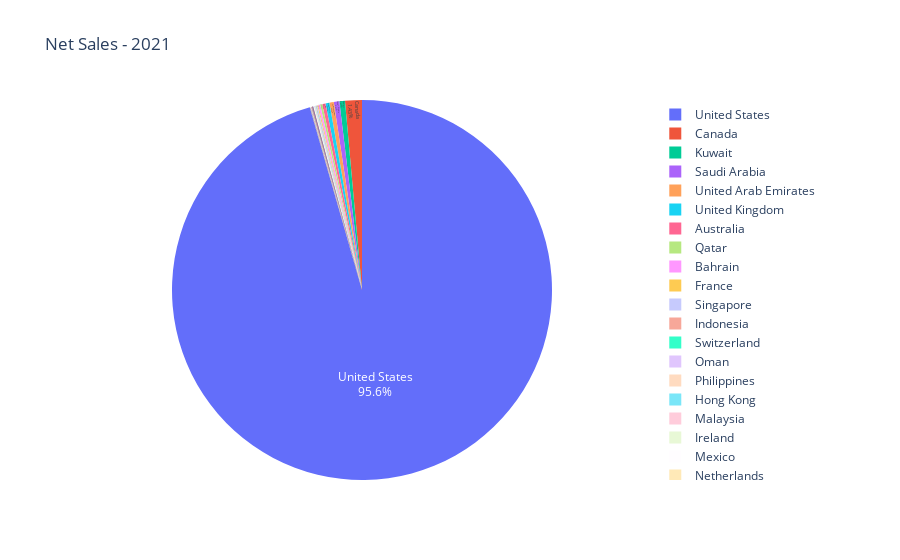

Notebook code for this chart:
### Code cell
# Plotly pie chart - net sales by "country" column value - 2021
fig_sales_country_2021 = px.pie(per_country_sales_2021_df, names="country", values="net_sales", title="Net Sales - 2021",
    labels={"country" : 'Country', "net_sales" :'Sales in $'})
fig_sales_country_2021.update_traces(textposition='inside', textinfo='percent+label')

fig_sales_country_2021.show()

### Figure 1 — Plotly figure (JSON) as saved in the notebook; plotly's stock layout.template omitted (floating-point values rounded to 4 significant figures)
{"data": [{"domain": {"x": [0, 1], "y": [0, 1]}, "hovertemplate": "Country=%{label}<br>Sales in $=%{value}<extra></extra>", "labels": ["Armenia", "Australia", "Austria", "Bahamas", "Bahrain", "Barbados", "Belgium", "Belize", "Bermuda", "Brazil", "Brunei", "Bulgaria", "Cambodia", "Canada", "Cayman Islands", "Chile", "China", "Colombia", "Cyprus", "Czech Republic", "Denmark", "Dominican Republic", "Egypt", "El Salvador", "Finland", "France", "French Polynesia", "Germany", "Guatemala", "Holy See (Vatican City State)", "Hong Kong", "Iceland", "India", "Indonesia", "Ireland", "Israel", "Jamaica", "Japan", "Jersey", "Jordan", "Kuwait", "Lao People's Democratic Republic", "Lebanon", "Luxembourg", "Malaysia", "Maldives", "Mauritania", "Mexico", "Moldova, Republic Of", "Morocco", "Namibia", "Netherlands", "New Zealand", "Nigeria", "Norway", "Oman", "Pakistan", "Panama", "Paraguay", "Peru", "Philippines", "Poland", "Portugal", "Qatar", "Romania", "Russia", "Saint Lucia", "Saudi Arabia", "Serbia", "Singapore", "South Africa", "South Korea", "Spain", "Sri Lanka", "Sweden", "Switzerland", "Taiwan", "Thailand", "Trinidad And Tobago", "Ukraine", "United Arab Emirates", "United Kingdom", "United States", "Venezuela"], "legendgroup": "", "name": "", "showlegend": true, "textinfo": "percent+label", "textposition": "inside", "type": "pie", "values": [27.5, 12880.0, 187.8, 85.97, 7535.0, 349.9, 309.5, 22.5, 218.2, 357.0, 460.2, 48.88, 1041.0, 66410.0, 19.99, 209.5, 63.53, 126.2, 200.7, 118.2, 369.6, 332.0, 291.0, 459.2, 111.2, 3643.0, 22.5, 166.5, 175.5, 9.99, 1435.0, 482.5, 8.5, 2080.0, 1288.0, 127.3, 109.0, 521.2, 38.66, 185.5, 22130.0, 85.46, 201.0, 101.5, 1422.0, 87.5, 25, 1273.0, 34.99, 67.5, 42.47, 1223.0, 941.8, 92.49, 659.4, 1550.0, 82.35, 406.3, 44.99, 25, 1447.0, 230.0, 82.85, 8545.0, 91.86, 115.7, 9.99, 21820.0, 9.99, 3532.0, 89.98, 232.8, 249.5, 50, 1123.0, 1592.0, 246.3, 217.0, 237.7, 240.1, 17130.0, 15550.0, 4439000.0, 27.5]}], "layout": {"legend": {"tracegroupgap": 0}, "title": {"text": "Net Sales - 2021"}}}
